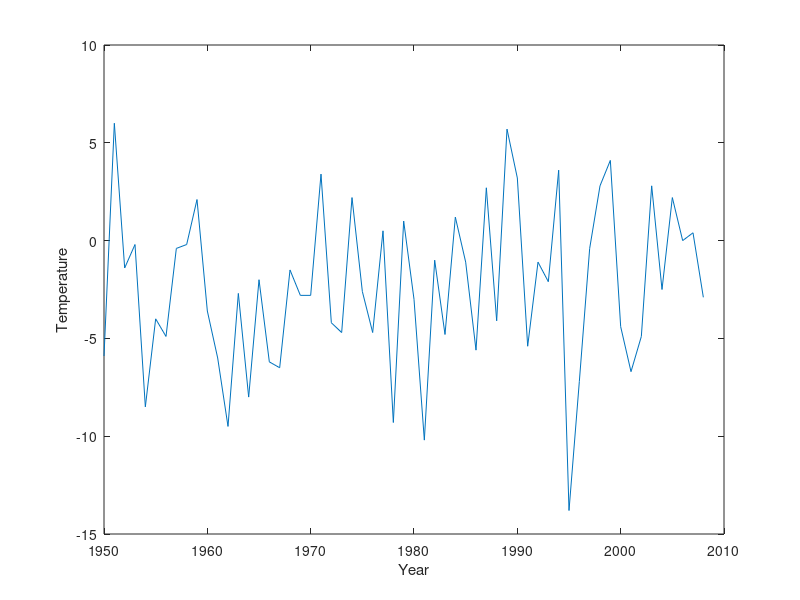

Write the MATLAB code that produced this figure.
% TASK 1

% I hereby confirm that I know UiBs guidelines for ethics in regards to 
% the education and that I have written this submission.
% Olav Gjerde

% PART 1
load julaftentemperaturer.mat

x = 1950:1:2008;
plot(x, temperaturer);
xlabel('Year');
ylabel('Temperature');

% PART 2
sortedTemps = sort(temperaturer);
% We could have taken start and end of the sorted array vs. min/max func.
[minTemp, coldYear] = min(temperaturer);
[maxTemp, warmYear] = max(temperaturer);
% I assume that index nr 1 == 1950, hence we get index + 1949
coldYear = coldYear + 1949;
warmYear = warmYear + 1949;

fprintf("Warmest year and temp: %i %f \nColdest year and temp: %i %f\n", warmYear, maxTemp, coldYear, minTemp);

% PART 3
fprintf("Temperature for 1960: %f\n", temperaturer(1960 - 1949));

% PART 4
startNineties = 1990 - 1949;
endNineties = startNineties + 9;
fprintf("The mean temperature for the 90's were: %f\n", mean(temperaturer(startNineties:endNineties)));

% PART 5
% Interesting data for me personally (IT-student), would be trend data
% about which programming languages and architecture frameworks that are
% being used and have been used throughout the years. It would be interesting
% to connect these trends to data about financial changes (oil crisis etc.)